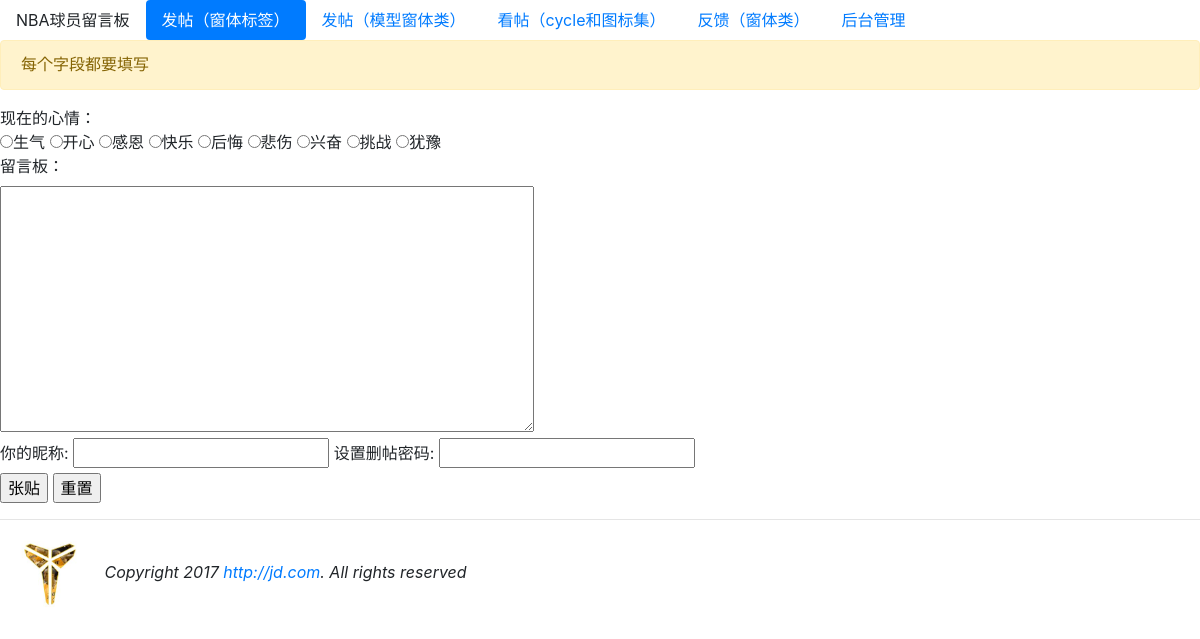
The page / on the database its author committed.
### mysite/models.py (models this page shows, shortened)
class Mood(models.Model):
    status = models.CharField(max_length=10, null=False)

### mysite/views.py (the view, shortened to what this page needs)
# urls.py: url(r'^$', views.post),
def post(request):
    template = get_template("post.html")
    moods = models.Mood.objects.all()
    try:
        user_id = request.POST['user_id']
        user_pass = request.POST['user_pass']
        user_post = request.POST['user_post']
        user_mood = request.POST['mood']
        if not user_id or not user_pass or not user_post:
            message = "每个字段都要填写"
    except:
        user_id = None
        message = "每个字段都要填写"
    html = template.render(locals(), request)
    return HttpResponse(html)

### templates/post.html (shortened to what this page needs)
{% extends "base.html" %}
{% block content %}
{% if message %}
    <div class="alert alert-warning">{{ message }}</div>
{% endif %}
<form action="." method="post" name="my form">
    现在的心情：<br/>
    {% for foo in moods %}
        <input type="radio" name="mood" value="{{ foo.status }}">{{ foo.status }}
        {% if forloop.last %}
            <br/>
        {% endif %}
    {% endfor %}
    <label for="user_post">留言板：</label><br/>
    <textarea name="user_post" id="user_post" cols="50" rows="10"></textarea><br/>
    <label for="user_id">你的昵称:</label>
    <input id="user_id" type="text" name="user_id">
    <label for="user_pass">设置删帖密码:</label>
    <input id="user_pass" type="password" name="user_pass"><br/>
    <input type="submit" value="张贴">
    <input type="reset" value="重置">
</form>
{% endblock %}

### templates/base.html (style rules this page uses)
h1, h2, h3, h4, h5, p, div { font-family: 微软雅黑; }

### rows shown on the page
Mood: status "生气"
Mood: status "开心"
Mood: status "感恩"
Mood: status "快乐"
Mood: status "后悔"
Mood: status "悲伤"
Mood: status "兴奋"
Mood: status "挑战"
Mood: status "犹豫"

### other values the page prints
{{ message }} "每个字段都要填写"
